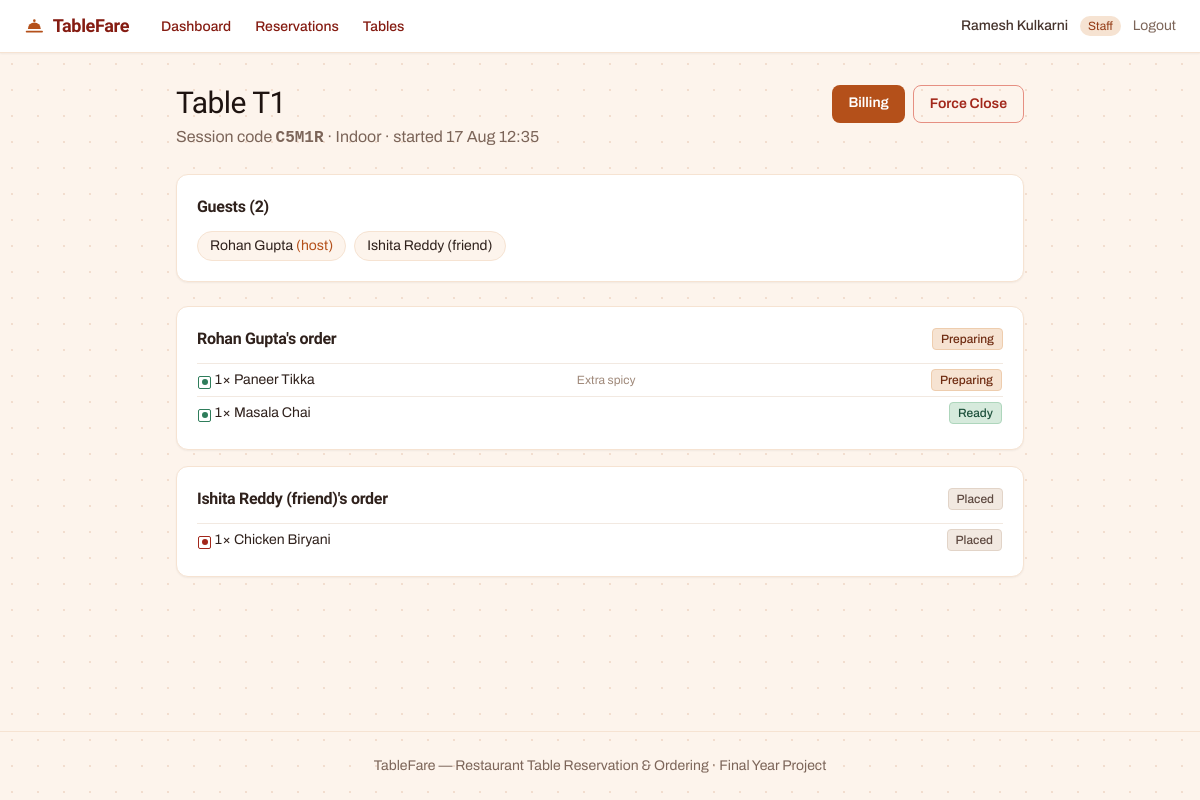
The page /index.php?route=staff/sessions/detail&id=3 (signed in) on the database its author committed.
### tables this page shows
CREATE TABLE table_sessions (
    id                INT AUTO_INCREMENT PRIMARY KEY,
    table_id          INT NOT NULL,
    host_customer_id  INT NULL,
    session_code      VARCHAR(10) NOT NULL,
    status            ENUM('active','closed') NOT NULL DEFAULT 'active',
    started_at        DATETIME NOT NULL,
    closed_at         DATETIME NULL,
    FOREIGN KEY (table_id) REFERENCES restaurant_tables(id) ON DELETE CASCADE,
    FOREIGN KEY (host_customer_id) REFERENCES customers(id) ON DELETE SET NULL,
    INDEX idx_table_status (table_id, status)
);

CREATE TABLE restaurant_tables (
    id            INT AUTO_INCREMENT PRIMARY KEY,
    table_number  VARCHAR(10) NOT NULL UNIQUE,
    capacity      INT NOT NULL,
    zone          VARCHAR(50) NOT NULL,
    table_code    VARCHAR(40) NOT NULL UNIQUE,
    status        ENUM('active','inactive') NOT NULL DEFAULT 'active',
    created_at    TIMESTAMP NOT NULL DEFAULT CURRENT_TIMESTAMP
);

CREATE TABLE session_members (
    id                INT AUTO_INCREMENT PRIMARY KEY,
    table_session_id  INT NOT NULL,
    customer_id       INT NULL,
    display_name      VARCHAR(100) NOT NULL,
    is_host           TINYINT(1) NOT NULL DEFAULT 0,
    joined_at         DATETIME NOT NULL,
    FOREIGN KEY (table_session_id) REFERENCES table_sessions(id) ON DELETE CASCADE,
    FOREIGN KEY (customer_id) REFERENCES customers(id) ON DELETE SET NULL
);

CREATE TABLE orders (
    id                 INT AUTO_INCREMENT PRIMARY KEY,
    table_session_id   INT NOT NULL,
    session_member_id  INT NOT NULL,
    status             ENUM('placed','preparing','ready','served') NOT NULL DEFAULT 'placed',
    placed_at          DATETIME NOT NULL,
    FOREIGN KEY (table_session_id) REFERENCES table_sessions(id) ON DELETE CASCADE,
    FOREIGN KEY (session_member_id) REFERENCES session_members(id) ON DELETE CASCADE
);

CREATE TABLE order_items (
    id              INT AUTO_INCREMENT PRIMARY KEY,
    order_id        INT NOT NULL,
    menu_item_id    INT NOT NULL,
    category_id     INT NOT NULL,
    quantity        INT NOT NULL DEFAULT 1,
    price_at_order  DECIMAL(8,2) NOT NULL,
    notes           VARCHAR(255) NULL,
    status          ENUM('placed','preparing','ready') NOT NULL DEFAULT 'placed',
    updated_at      DATETIME NOT NULL,
    FOREIGN KEY (order_id) REFERENCES orders(id) ON DELETE CASCADE,
    FOREIGN KEY (menu_item_id) REFERENCES menu_items(id) ON DELETE RESTRICT,
    FOREIGN KEY (category_id) REFERENCES menu_categories(id) ON DELETE RESTRICT,
    INDEX idx_category_status (category_id, status)
);

CREATE TABLE menu_items (
    id            INT AUTO_INCREMENT PRIMARY KEY,
    category_id   INT NOT NULL,
    name          VARCHAR(100) NOT NULL,
    description   VARCHAR(255) NULL,
    price         DECIMAL(8,2) NOT NULL,
    is_veg        TINYINT(1) NOT NULL DEFAULT 1,
    is_available  TINYINT(1) NOT NULL DEFAULT 1,
    created_at    TIMESTAMP NOT NULL DEFAULT CURRENT_TIMESTAMP,
    FOREIGN KEY (category_id) REFERENCES menu_categories(id) ON DELETE CASCADE
);

### app/views/staff/session_detail.php (the view, shortened to what the rows shown need)
<?php require __DIR__ . '/../partials/header.php'; ?>
<main class="flex-1 max-w-4xl mx-auto w-full px-6 py-8">
    <div class="flex justify-between items-start">
        <div>
            <h1 class="text-3xl text-stone-900"><?= e($pageTitle) ?></h1>
            <p class="text-stone-500 mt-1">Session code <span class="font-mono font-semibold"><?= e($session['session_code']) ?></span> &middot; <?= e($session['zone']) ?> &middot; started <?= e(date('d M H:i', strtotime($session['started_at']))) ?></p>
        </div>
    </div>
    <section class="bg-white rounded-xl border border-amber-100 shadow-sm p-5 mt-6">
        <h2 class="font-semibold text-stone-800 mb-3">Guests (<?= count($members) ?>)</h2>
        <ul class="flex flex-wrap gap-2 text-sm">
            <?php foreach ($members as $m): ?>
                <li class="px-3 py-1 rounded-full bg-amber-50 border border-amber-100">
                    <?= e($m['display_name']) ?><?= $m['is_host'] ? ' <span class="text-amber-600">(host)</span>' : '' ?>
                </li>
            <?php endforeach; ?>
        </ul>
    </section>
    <section class="mt-6 space-y-4">
        <?php foreach ($orders as $order): ?>
            <div class="bg-white rounded-xl border border-amber-100 shadow-sm p-5">
                <div class="flex justify-between items-center mb-3">
                    <h3 class="font-semibold text-stone-800"><?= e($order['display_name']) ?>'s order</h3>
                    <div class="flex items-center gap-2">
                        <?= status_badge($order['status']) ?>
                    </div>
                </div>
                <table class="w-full text-sm">
                    <tbody>
                    <?php foreach ($itemsByOrder[$order['id']] as $item): ?>
                        <tr class="border-t border-stone-100">
                            <td class="py-1.5"><?= veg_mark((bool)$item['is_veg']) ?> <?= (int)$item['quantity'] ?>&times; <?= e($item['name']) ?></td>
                            <td class="text-stone-400 text-xs"><?= e($item['notes'] ?? '') ?></td>
                            <td class="text-right"><?= status_badge($item['status']) ?></td>
                        </tr>
                    <?php endforeach; ?>
                    </tbody>
                </table>
            </div>
        <?php endforeach; ?>
    </section>
</main>
<?php require __DIR__ . '/../partials/footer.php'; ?>

### core/helpers.php (shortened to what the rows shown need)
<?php
function e(?string $value): string
{
    return htmlspecialchars($value ?? '', ENT_QUOTES, 'UTF-8');
}
function veg_mark(bool $isVeg): string
{
    $label = $isVeg ? 'Vegetarian' : 'Non-vegetarian';
    $class = $isVeg ? 'fmark fmark-veg' : 'fmark fmark-nonveg';
    return '<span class="' . $class . '" role="img" aria-label="' . $label . '" title="' . $label . '"></span>';
}
function status_badge(string $status): string
{
    $tones = [
        'placed'    => 'bg-stone-100 text-stone-600 border-stone-200',
        'preparing' => 'bg-amber-100 text-amber-800 border-amber-200',
        'ready'     => 'bg-green-100 text-green-700 border-green-200',
        'served'    => 'bg-green-50 text-green-600 border-green-100',
        'pending'   => 'bg-stone-100 text-stone-600 border-stone-200',
        'confirmed' => 'bg-amber-100 text-amber-800 border-amber-200',
        'seated'    => 'bg-green-100 text-green-700 border-green-200',
        'completed' => 'bg-stone-100 text-stone-500 border-stone-200',
        'cancelled' => 'bg-red-50 text-red-700 border-red-100',
        'unpaid'    => 'bg-red-50 text-red-700 border-red-100',
        'paid'      => 'bg-green-100 text-green-700 border-green-200',
        'active'    => 'bg-green-100 text-green-700 border-green-200',
        'inactive'  => 'bg-stone-100 text-stone-500 border-stone-200',
        'closed'    => 'bg-stone-100 text-stone-500 border-stone-200',
    ];
    $tone = $tones[$status] ?? 'bg-stone-100 text-stone-600 border-stone-200';
    return '<span class="inline-block px-2 py-0.5 rounded border text-xs font-medium capitalize ' . $tone . '">'
        . e(str_replace('_', ' ', $status)) . '</span>';
}

### rows shown on the page
table_sessions: table.table_number "Table T1", session_code "C5M1R", table.zone "Indoor", started_at "17 Aug 12:35"
session_members: display_name "Rohan Gupta", is_host "(host)"
session_members: display_name "Ishita Reddy (friend)"
orders: session_member.display_name "Rohan Gupta", status "Preparing"
order_items: quantity "1", menu_item.name "Paneer Tikka", notes "Extra spicy", status "Preparing"
order_items: quantity "1", menu_item.name "Masala Chai", status "Ready"
orders: session_member.display_name "Ishita Reddy (friend)", status "Placed"
order_items: quantity "1", menu_item.name "Chicken Biryani", status "Placed"

### other values the page prints
$label "Dashboard"
$label "Reservations"
$label "Tables"
Auth::name() "Ramesh Kulkarni"
str_replace('_', ' ', $role) "Staff"
count($members) "2"
